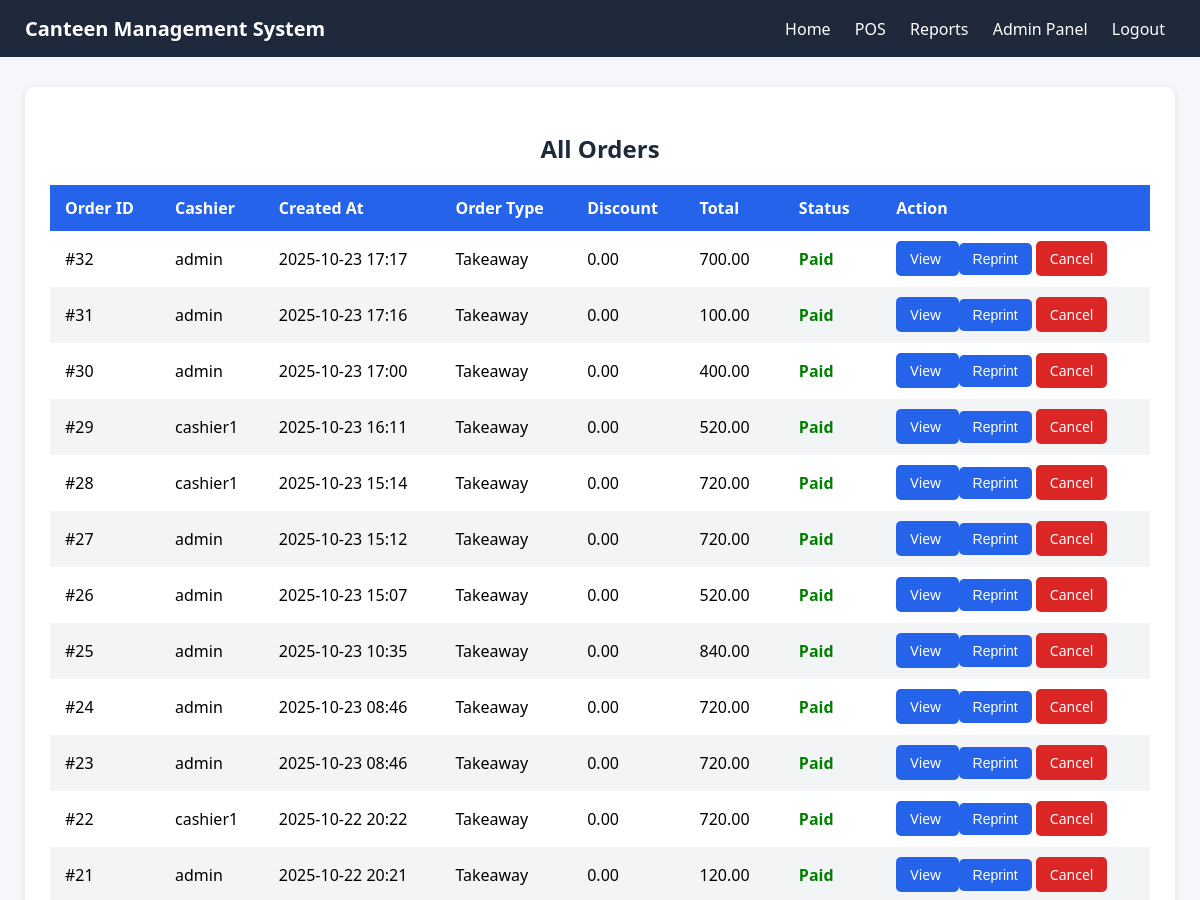
/orders/ (signed in, upper part), run on an earlier commit of the app's database.
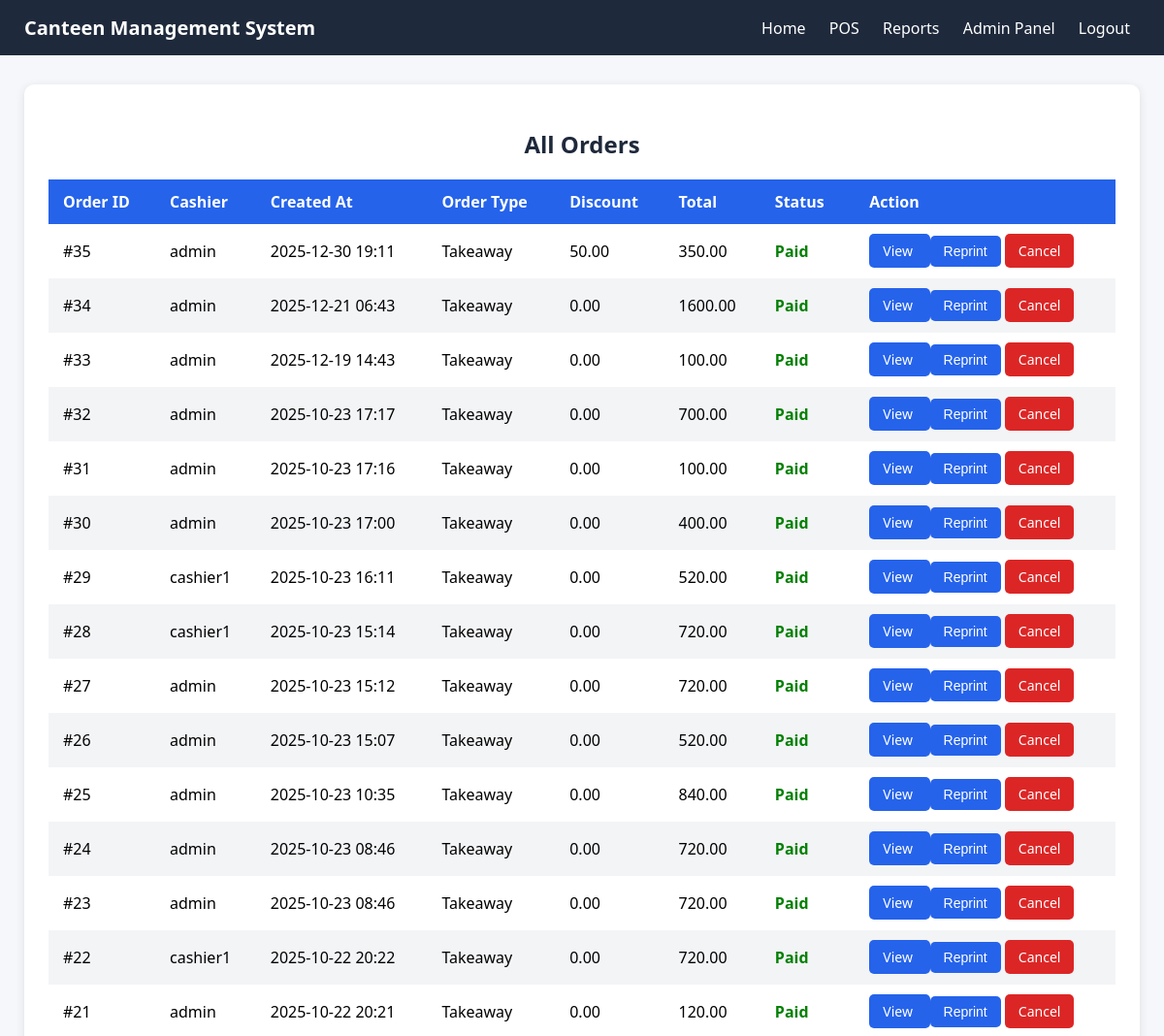
And on a later commit of the database.
### canteen/models.py (models this page shows, shortened)
class Order(models.Model):
    created_at = models.DateTimeField(auto_now_add=True)
    cashier = models.ForeignKey(User, on_delete=models.SET_NULL, null=True, blank=True)
    order_type = models.CharField(max_length=20, choices=ORDER_TYPE_CHOICES, default='takeaway')
    discount_amount = models.DecimalField(max_digits=9, decimal_places=2, default=0)
    is_paid = models.BooleanField(default=False)
    cancelled = models.BooleanField(default=False)
    cancel_reason = models.TextField(blank=True)
    total_amount = models.DecimalField(max_digits=10, decimal_places=2, default=0)

### canteen/views.py (the view)
# urls.py: path('orders/', views.view_orders, name='view_orders'),
@login_required
def view_orders(request):
    orders = Order.objects.all().order_by('-created_at')
    return render(request, 'canteen/view_orders.html', {'orders': orders})

### canteen/templates/canteen/view_orders.html (shortened to what this page needs)
<!DOCTYPE html>
<html lang="en">
<head>
</head>
<body>
<header>
    <h1>Canteen Management System</h1>
    <nav>
        <a href="{% url 'canteen:index' %}">Home</a>
        <a href="{% url 'canteen:pos' %}">POS</a>
        <a href="{% url 'canteen:daily_sales' %}">Reports</a>
        <a href="/admin/">Admin Panel</a>
        <a href="{% url 'logout' %}">Logout</a>
    </nav>
</header>
<div class="container">
    <h2>All Orders</h2>
    <table>
        <thead>
            <tr>
                <th>Order ID</th>
                <th>Cashier</th>
                <th>Created At</th>
                <th>Order Type</th>
                <th>Discount</th>
                <th>Total</th>
                <th>Status</th>
                <th>Action</th>
            </tr>
        </thead>
        <tbody>
            {% for order in orders %}
            <tr>
                <td>#{{ order.id }}</td>
                <td>{{ order.cashier.username|default:"-" }}</td>
                <td>{{ order.created_at|date:"Y-m-d H:i" }}</td>
                <td>{{ order.get_order_type_display }}</td>
                <td>{{ order.discount_amount|default:"0.00" }}</td>
                <td>{{ order.total_amount }}</td>
                <td>
                    {% if order.is_paid %}
                        <span class="status-paid">Paid</span>
                    {% endif %}
                </td>
                <td>
  <a class="btn" href="{% url 'canteen:reprint_receipt' order.id %}" target="_blank">
    View
  </a>
  <button class="btn" onclick="window.open('{% url 'canteen:reprint_receipt' order.id %}', '_blank')">
    Reprint
  </button>
  {% if not order.cancelled %}
    <a class="btn" style="background:#dc2626;"
       href="{% url 'canteen:cancel_order' order.id %}">
       Cancel
    </a>
  {% else %}
    <span style="color:red;font-weight:bold;">Cancelled</span>
  {% endif %}
</td>
            </tr>
            {% empty %}
            <tr>
                <td colspan="8" style="text-align:center; color:#888;">No orders found.</td>
            </tr>
            {% endfor %}
        </tbody>
    </table>
</div>
</body>
</html>

What changed in the data, as far as the page shows it:
added Order: id "35", cashier.username "admin", created_at "2025-12-30 19:11", order_type "Takeaway", discount_amount "50.00", total_amount "350.00", is_paid "Paid", cancelled "Cancel"
added Order: id "34", cashier.username "admin", created_at "2025-12-21 06:43", order_type "Takeaway", discount_amount "0.00", total_amount "1600.00", is_paid "Paid", cancelled "Cancel"
added Order: id "33", cashier.username "admin", created_at "2025-12-19 14:43", order_type "Takeaway", discount_amount "0.00", total_amount "100.00", is_paid "Paid", cancelled "Cancel"
